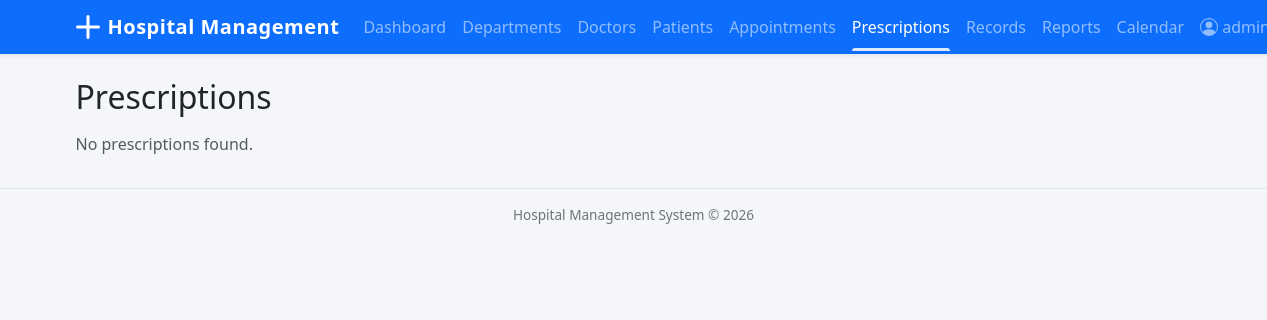
/records/prescriptions/ (signed in), run on an earlier commit of the app's database.
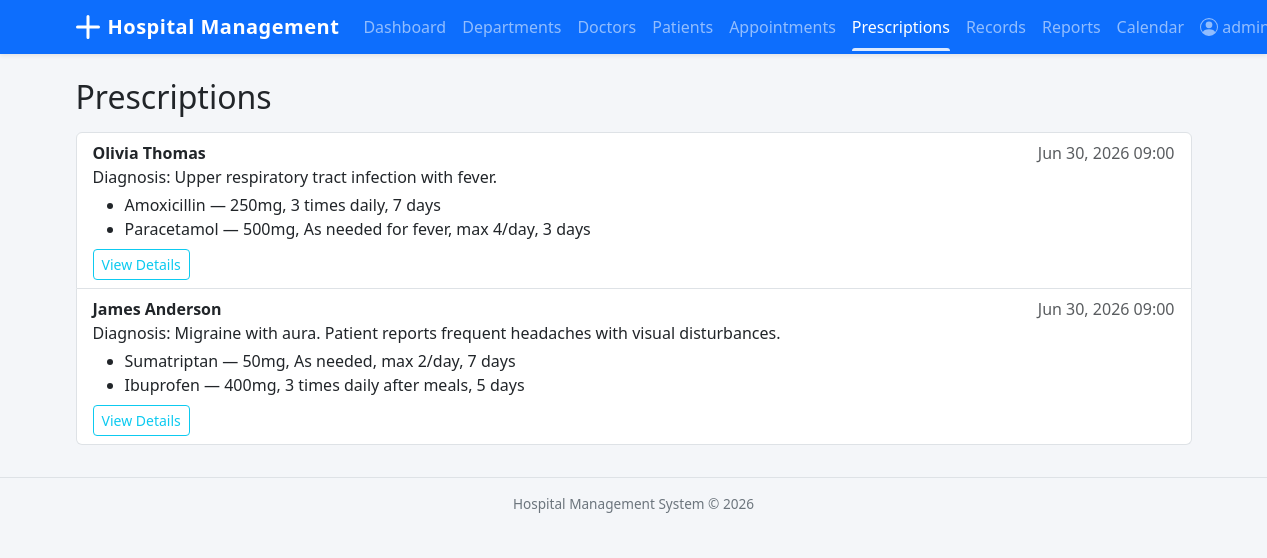
And on a later commit of the database.
### records/models.py (models this page shows, shortened)
class Prescription(models.Model):
    appointment = models.ForeignKey(
        'appointments.Appointment', on_delete=models.CASCADE, related_name='prescriptions'
    )
    patient = models.ForeignKey(
        'patients.Patient', on_delete=models.CASCADE, related_name='prescriptions'
    )
    doctor = models.ForeignKey(
        'doctors.Doctor', on_delete=models.SET_NULL, null=True, related_name='prescriptions'
    )
    date_prescribed = models.DateTimeField(auto_now_add=True)
    diagnosis = models.TextField()
    notes = models.TextField(blank=True)

class PrescriptionItem(models.Model):
    prescription = models.ForeignKey(
        Prescription, on_delete=models.CASCADE, related_name='items'
    )
    medicine_name = models.CharField(max_length=200)
    dosage = models.CharField(max_length=100)
    frequency = models.CharField(max_length=100)
    duration = models.CharField(max_length=100)
    instructions = models.TextField(blank=True)

### patients/models.py (models this page shows)
class Patient(models.Model):
    class Gender(models.TextChoices):
        MALE = 'Male', 'Male'
        FEMALE = 'Female', 'Female'
        OTHER = 'Other', 'Other'
    class BloodGroup(models.TextChoices):
        A_POS = 'A+', 'A+'
        A_NEG = 'A-', 'A-'
        B_POS = 'B+', 'B+'
        B_NEG = 'B-', 'B-'
        AB_POS = 'AB+', 'AB+'
        AB_NEG = 'AB-', 'AB-'
        O_POS = 'O+', 'O+'
        O_NEG = 'O-', 'O-'
    first_name = models.CharField(max_length=50)
    last_name = models.CharField(max_length=50)
    date_of_birth = models.DateField()
    gender = models.CharField(max_length=10, choices=Gender.choices)
    blood_group = models.CharField(max_length=5, choices=BloodGroup.choices, blank=True)
    phone_number = models.CharField(max_length=15)
    email = models.EmailField(blank=True)
    address = models.TextField(blank=True)
    emergency_contact_name = models.CharField(max_length=100, blank=True)
    emergency_contact_phone = models.CharField(max_length=15, blank=True)
    registered_date = models.DateTimeField(auto_now_add=True)
    def __str__(self):
        return f"{self.first_name} {self.last_name}"

### records/views.py (the view)
# urls.py: path('prescriptions/', views.PrescriptionListView.as_view(), name='prescription_list'),
class PrescriptionListView(LoginRequiredMixin, ListView):
    model = Prescription
    template_name = 'records/prescription_list.html'
    context_object_name = 'prescriptions'
    paginate_by = 20
    def get_queryset(self):
        qs = Prescription.objects.select_related('patient', 'doctor__user')
        user = self.request.user
        if user.role == 'Doctor':
            qs = qs.filter(doctor=user.doctor)
        elif user.role == 'Receptionist':
            pass
        return qs.order_by('-date_prescribed')

### templates/records/prescription_list.html (shortened to what this page needs)
{% extends 'base.html' %}
{% block content %}
<h2>Prescriptions</h2>
{% if prescriptions %}
<div class="list-group mt-3">
{% for rx in prescriptions %}
    <div class="list-group-item">
        <div class="d-flex justify-content-between">
            <strong>{{ rx.patient }}</strong>
            <span class="text-muted">{{ rx.date_prescribed|date:"M d, Y H:i" }}</span>
        </div>
        <p class="mb-1">Diagnosis: {{ rx.diagnosis }}</p>
        {% if rx.items.all %}
        <ul class="mb-0">
        {% for item in rx.items.all %}
            <li>{{ item.medicine_name }} — {{ item.dosage }}, {{ item.frequency }}, {{ item.duration }}</li>
        {% endfor %}
        </ul>
        {% endif %}
        <a href="{% url 'prescription_detail' rx.pk %}" class="btn btn-sm btn-outline-info mt-2">View Details</a>
    </div>
{% endfor %}
</div>
{% else %}
<p class="text-muted mt-3">No prescriptions found.</p>
{% endif %}
{% endblock %}

What changed in the data, as far as the page shows it:
added Prescription: patient "Olivia Thomas", date_prescribed "Jun 30, 2026 09:00", diagnosis "Upper respiratory tract infection with fever."
added PrescriptionItem: medicine_name "Amoxicillin", dosage "250mg", frequency "3 times daily", duration "7 days", shown under "Olivia Thomas"
added PrescriptionItem: medicine_name "Paracetamol", dosage "500mg", frequency "As needed for fever, max 4/day", duration "3 days", shown under "Olivia Thomas"
added Prescription: patient "James Anderson", date_prescribed "Jun 30, 2026 09:00", diagnosis "Migraine with aura. Patient reports frequent headaches with visual disturbances."
added PrescriptionItem: medicine_name "Sumatriptan", dosage "50mg", frequency "As needed, max 2/day", duration "7 days", shown under "James Anderson"
added PrescriptionItem: medicine_name "Ibuprofen", dosage "400mg", frequency "3 times daily after meals", duration "5 days", shown under "James Anderson"
Also different on the page:
text no longer shown: "No prescriptions found."
